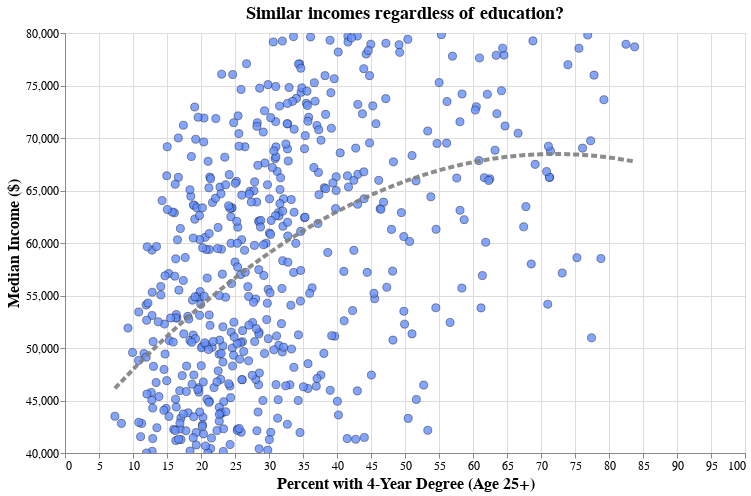

Notebook source saved alongside this figure:
### Code cell
import pandas as pd
import altair as alt
import numpy as np

df = pd.read_csv("data/census_tracts.csv")
df['college_educated_percentage'] = (
    (df['educational_attainment'] / df['total_population_25_over']) * 100
).round(2)
df['median_income'] = pd.to_numeric(df['median_income'], errors='coerce')
alt.data_transformers.disable_max_rows()
df['median_income'] = df['median_income'].mask(df['median_income'] < 0, pd.NA)
df = df.dropna(subset=['college_educated_percentage', 'median_income', 'city'])


low, high = 40000, 80000
df_bh = df[(df['median_income'] >= low) & (df['median_income'] <= high)].copy()

city_dropdown = alt.binding_select(
    options=sorted(df_bh['city'].unique()),
    name='Select City: '
)
city_selection = alt.selection_point(
    fields=['city'],
    bind=city_dropdown,
    value=sorted(df_bh['city'].unique())[0]
)

# Base 
base = alt.Chart(df_bh).transform_filter(city_selection)

# Scatter
scatter_bh = base.mark_circle(size=65, opacity=0.8, stroke='black', strokeWidth=0.5).encode(
    x=alt.X(
        'college_educated_percentage:Q',
        title='Percent with 4-Year Degree (Age 25+)',
        scale=alt.Scale(domain=[0, 100], clamp=True, nice=False)   
    ),
    y=alt.Y(
        'median_income:Q',
        title='Median Income ($)',
        scale=alt.Scale(domain=[low, high], clamp=True, nice=False)
    ),
    color=alt.value('#648fff'),
    tooltip=[
        alt.Tooltip('city:N', title='City'),
        alt.Tooltip('geoid:N', title='GEOID'),
        alt.Tooltip('college_educated_percentage:Q', title='College %', format='.1f'),
        alt.Tooltip('median_income:Q', title='Median Income', format=',')
    ]
).properties(
    width=680,
    height=420,
    title= "Similar incomes regardless of education?"
)

# Polynomial regression trend (quadratic)
trend = base.transform_regression(
    'college_educated_percentage', 'median_income',
    method='poly', order=2
).mark_line(size=4, opacity=0.9, strokeDash=[6, 3], color='gray').encode(
    x='college_educated_percentage:Q',
    y='median_income:Q'
)

# Combine, add dropdown, and enable pan/zoom on both axes
chart = (scatter_bh + trend).add_params(
    city_selection
).interactive(  
    bind_x='scales',
    bind_y='scales'
).configure_axis(
    labelFontSize=12, titleFontSize=16
).configure_title(fontSize=18)

chart

### Figure 1 — Vega-Lite specification as saved in the notebook (floating-point values rounded to 4 significant figures; data arrays with more than 128 entries replaced by an {"elided": "..."} marker saying what was removed)
{"config": {"view": {"continuousWidth": 300, "continuousHeight": 300}, "axis": {"labelFontSize": 12, "titleFontSize": 16}, "title": {"fontSize": 18}}, "layer": [{"mark": {"type": "circle", "opacity": 0.8, "size": 65, "stroke": "black", "strokeWidth": 0.5}, "encoding": {"color": {"value": "#648fff"}, "tooltip": [{"field": "city", "title": "City", "type": "nominal"}, {"field": "geoid", "title": "GEOID", "type": "nominal"}, {"field": "college_educated_percentage", "format": ".1f", "title": "College %", "type": "quantitative"}, {"field": "median_income", "format": ",", "title": "Median Income", "type": "quantitative"}], "x": {"field": "college_educated_percentage", "scale": {"clamp": true, "domain": [0, 100], "nice": false}, "title": "Percent with 4-Year Degree (Age 25+)", "type": "quantitative"}, "y": {"field": "median_income", "scale": {"clamp": true, "domain": [40000, 80000], "nice": false}, "title": "Median Income ($)", "type": "quantitative"}}, "name": "view_6", "title": "Similar incomes regardless of education?", "transform": [{"filter": {"param": "param_26"}}]}, {"mark": {"type": "line", "color": "gray", "opacity": 0.9, "size": 4, "strokeDash": [6, 3]}, "encoding": {"x": {"field": "college_educated_percentage", "type": "quantitative"}, "y": {"field": "median_income", "type": "quantitative"}}, "transform": [{"filter": {"param": "param_26"}}, {"on": "college_educated_percentage", "regression": "median_income", "method": "poly", "order": 2}]}], "data": {"name": "data-fa4956fc1b2d25efc1249cbe21e03500"}, "height": 420, "params": [{"name": "param_26", "select": {"type": "point", "fields": ["city"]}, "bind": {"input": "select", "options": ["Atlanta", "Baltimore", "New York City", "Oakland", "Washington"], "name": "Select City: "}, "value": "Atlanta", "views": ["view_6"]}, {"name": "param_27", "select": {"type": "interval", "encodings": ["x", "y"]}, "bind": "scales", "views": ["view_6"]}], "width": 680, "$schema": "https://vega.github.io/schema/vega-lite/v5.20.1.json", "datasets": {"data-fa4956fc1b2d25efc1249cbe21e03500": {"elided": "3362 records"}}}
